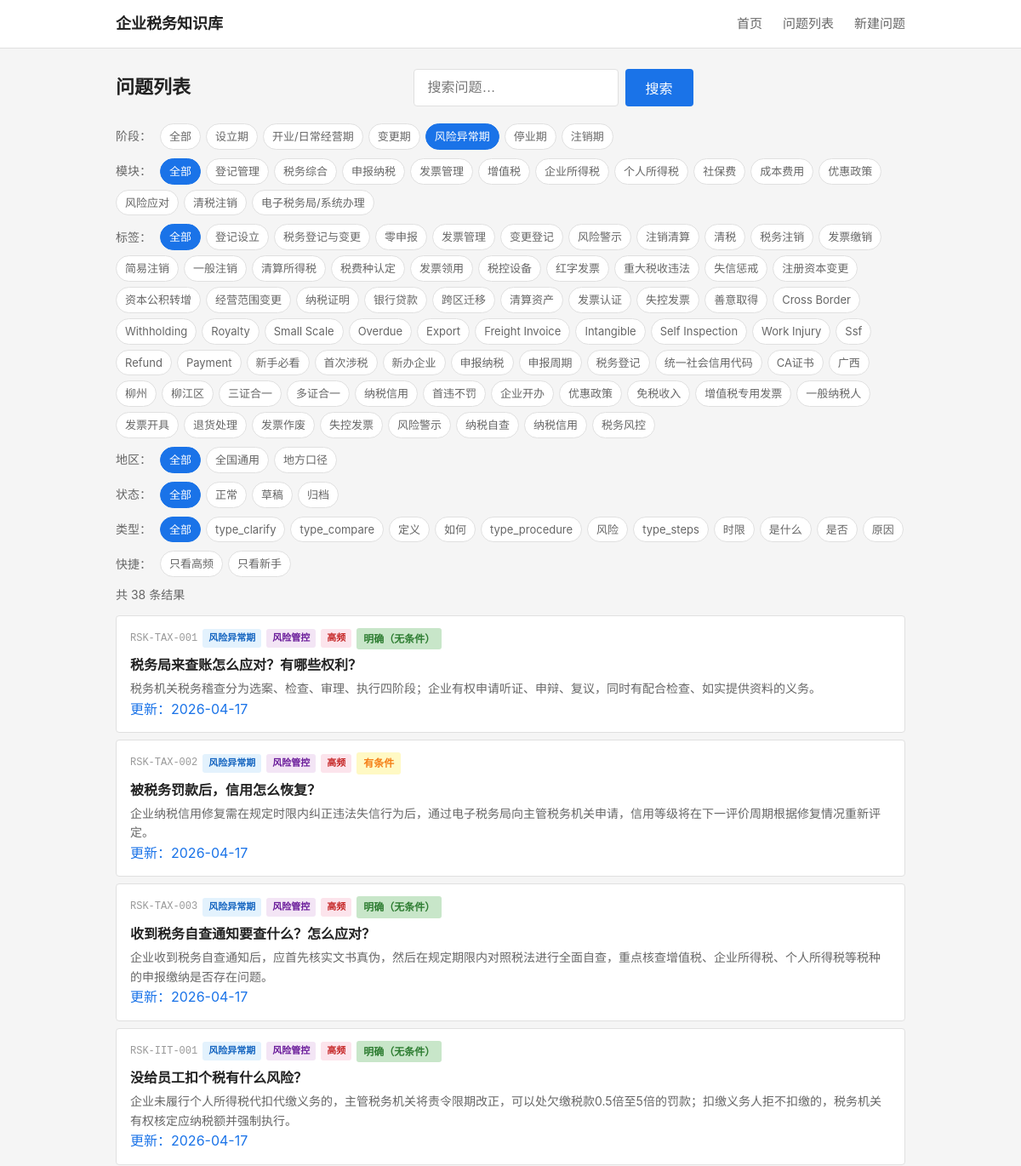
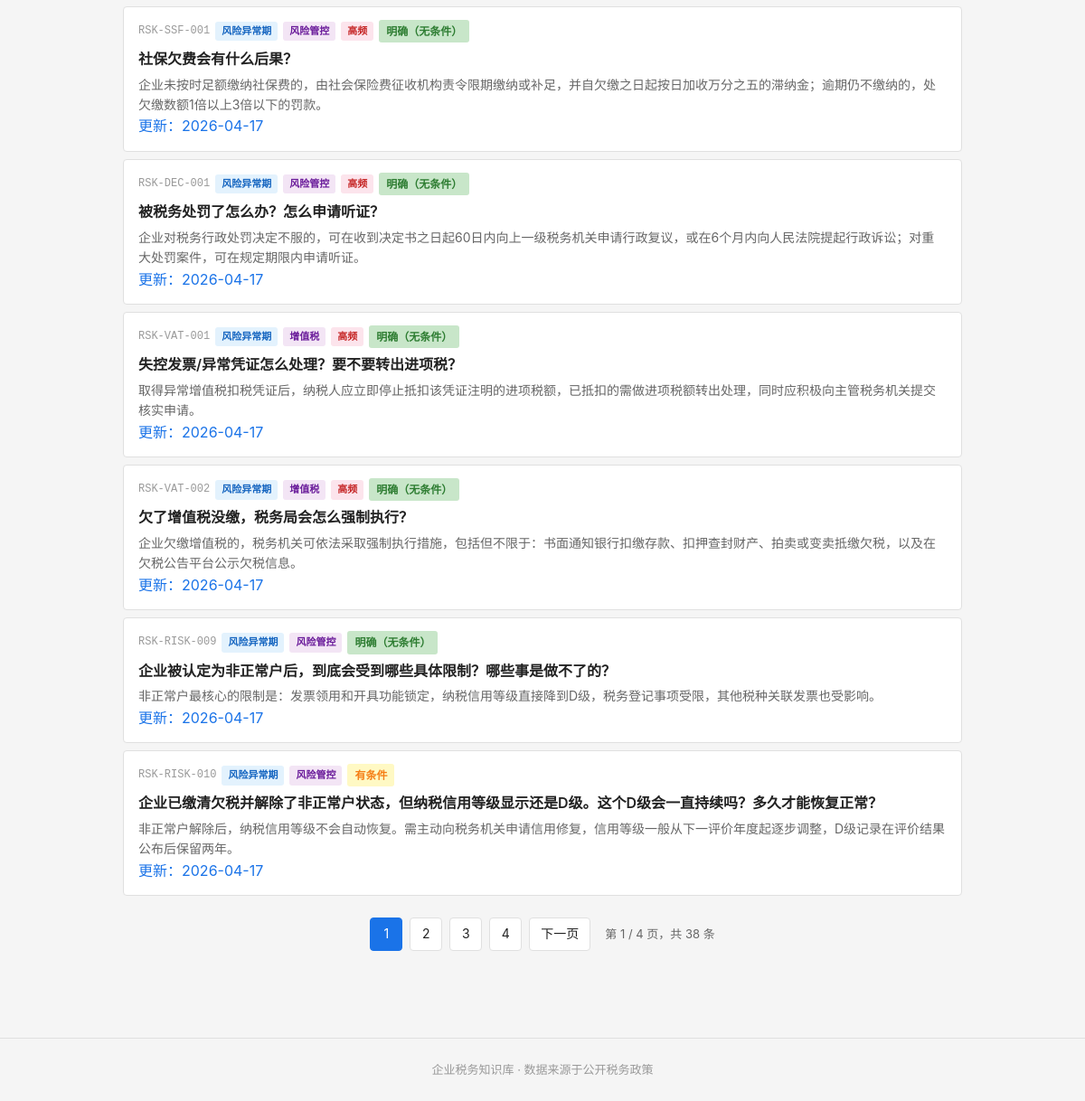
The app's page /questions?stage=RSK, older data (2 pictures, top to bottom).
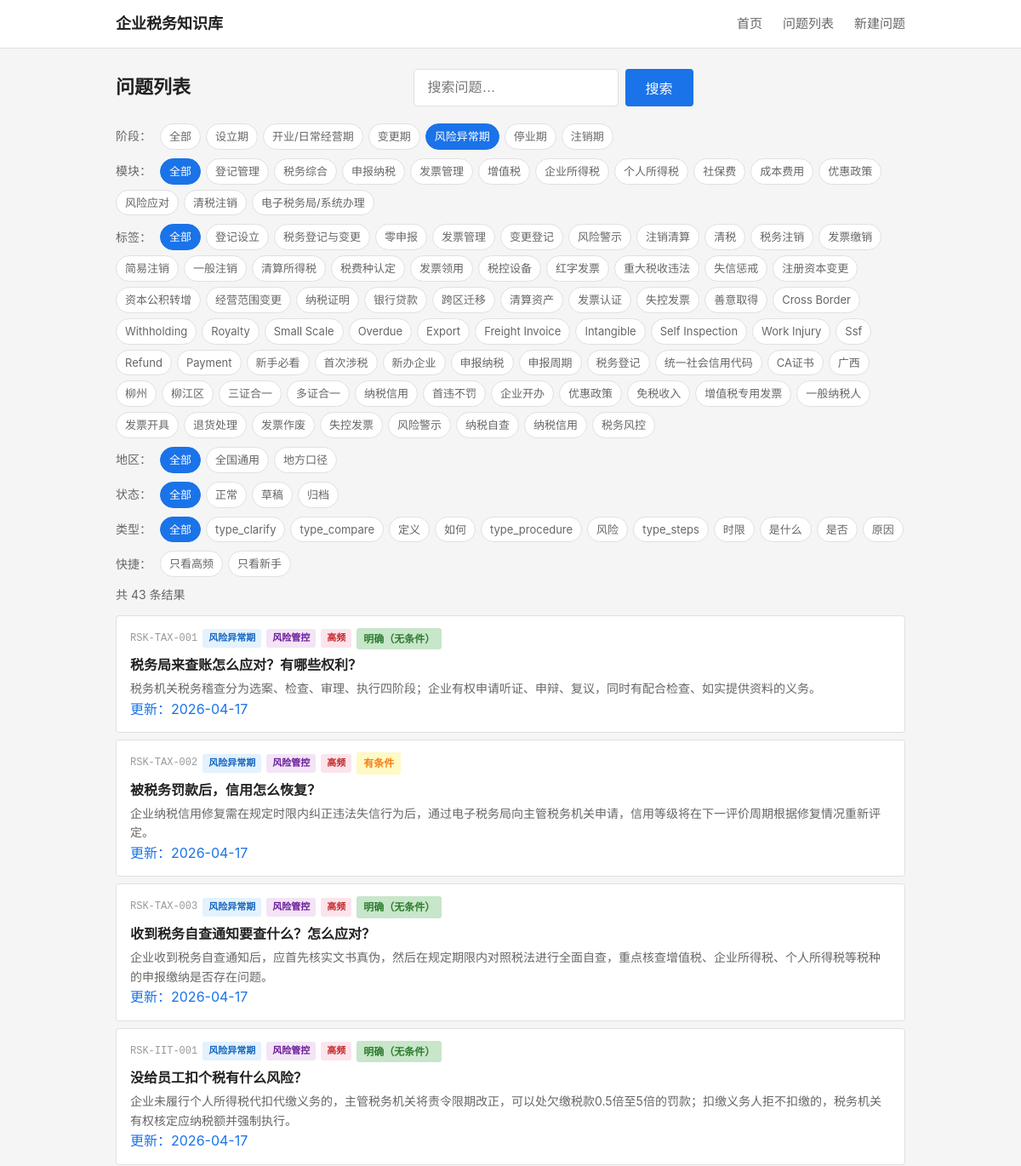
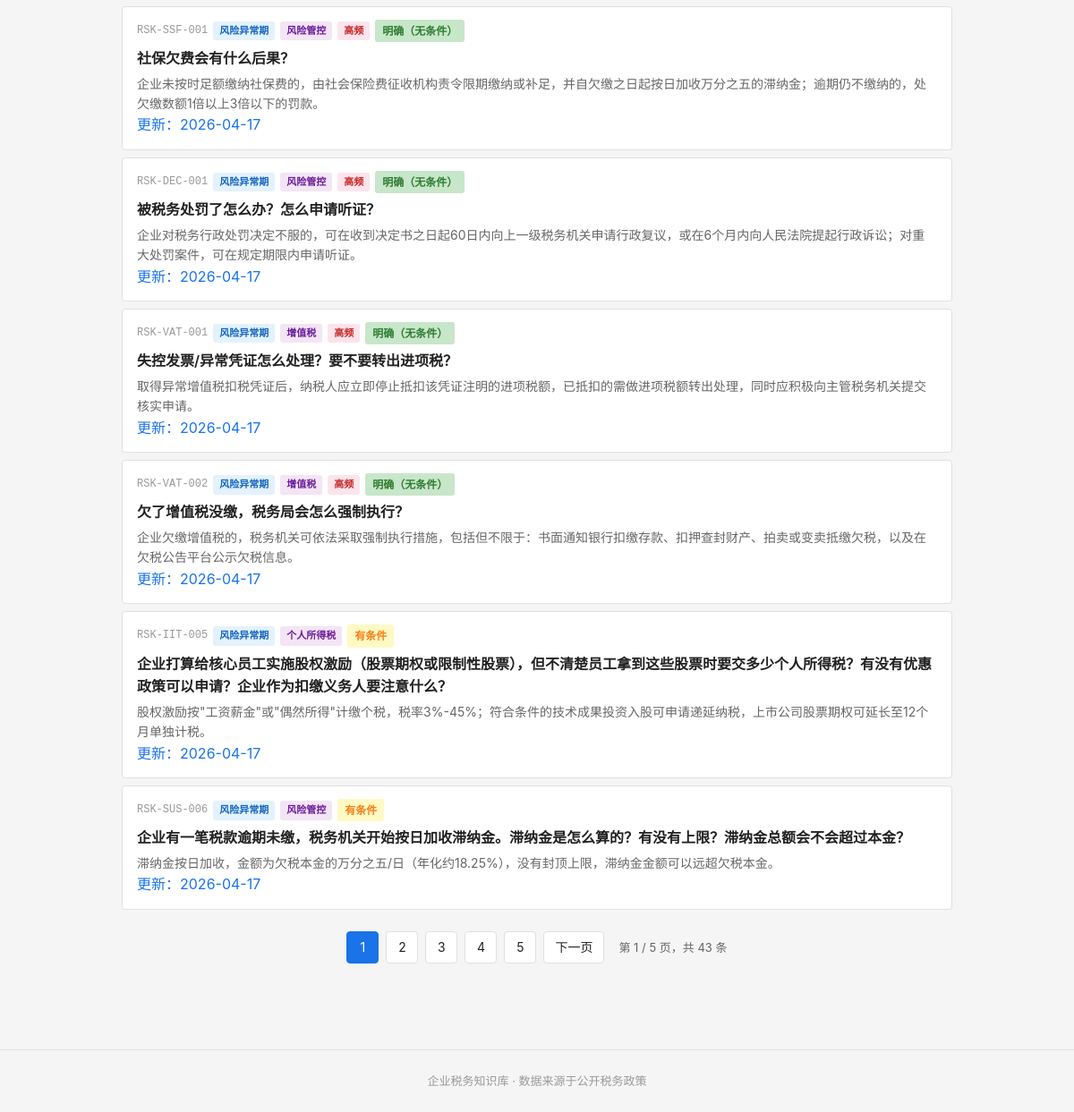
The same page, newer data (2 pictures, top to bottom).
### tables this page shows
CREATE TABLE tag_dict (
    id              INTEGER PRIMARY KEY AUTOINCREMENT,
    tag_code        TEXT NOT NULL UNIQUE,
    tag_name        TEXT NOT NULL,
    tag_category    TEXT,
    parent_id       INTEGER,
    display_order   INTEGER NOT NULL DEFAULT 1,
    status          TEXT NOT NULL DEFAULT 'active',

    FOREIGN KEY (parent_id) REFERENCES tag_dict(id) ON DELETE SET NULL
);

CREATE TABLE question_master (
    id              INTEGER PRIMARY KEY AUTOINCREMENT,
    question_code   TEXT NOT NULL UNIQUE,
    question_title  TEXT NOT NULL,
    question_plain  TEXT NOT NULL,

    -- 分类
    stage_code      TEXT NOT NULL,
    module_code     TEXT NOT NULL,
    question_type   TEXT NOT NULL,

    -- 答案
    one_line_answer TEXT NOT NULL,
    detailed_answer TEXT,
    core_definition TEXT,

    -- 条件与边界
    applicable_conditions TEXT,
    exceptions_boundary   TEXT,

    -- 实务
    practical_steps TEXT,
    risk_warning    TEXT,

    -- 适用范围
    scope_level     TEXT NOT NULL DEFAULT 'scope_national',
    local_region    TEXT,

    -- 确定性
    answer_certainty TEXT NOT NULL DEFAULT 'certain_clear',

    -- 元数据
    keywords        TEXT,
    high_frequency_flag INTEGER NOT NULL DEFAULT 0,
    newbie_flag     INTEGER NOT NULL DEFAULT 0,

    -- 版本管理
    status          TEXT NOT NULL DEFAULT 'draft',
    version_no      INTEGER NOT NULL DEFAULT 1,

    -- 审计字段
    created_at      TEXT NOT NULL DEFAULT (datetime('now')),
    updated_at      TEXT NOT NULL DEFAULT (datetime('now'))
);

### backend/app.py (the view)
    @app.route('/questions')
    def questions_list():
        from services.question_service import QuestionService
        svc = QuestionService()
        stage = request.args.get('stage')
        module = request.args.get('module')
        tag = request.args.get('tag')
        qtype = request.args.get('qtype')
        page = int(request.args.get('page', 1))
        page_size = 10
        result = svc.list_questions(
            stage=stage, module=module, tag=tag,
            page=page, page_size=page_size,
            hf=request.args.get('hf'),
            newbie=request.args.get('newbie'),
            keyword=request.args.get('keyword'),
            region=request.args.get('region'),
            status=request.args.get('status'),
            qtype=qtype
        )
        stages = svc.get_stages()
        modules = svc.get_modules()
        all_tags = svc.get_all_tags()
        business_tags = [t for t in all_tags if t['tag_category'] == 'business']
        question_types = svc.get_question_types()
        keyword = request.args.get('keyword', '')
        current_region = request.args.get('region', '')
        current_status = request.args.get('status', '')
        return render_template('questions.html',
                               stages=stages, modules=modules, all_tags=all_tags,
                               business_tags=business_tags,
                               questions=result['questions'], total=result['total'],
                               page=page, page_size=page_size,
                               current_stage=stage, current_module=module, current_tag=tag,
                               keyword=keyword,
                               current_region=current_region, current_status=current_status,
                               question_types=question_types, current_qtype=qtype)

### backend/services/question_service.py (called while the page is built)
    def _query(self, sql, params=None):
        conn = sqlite3.connect(self.db_path)
        conn.execute("PRAGMA foreign_keys = ON")
        conn.row_factory = sqlite3.Row
        cur = conn.cursor()
        if params:
            cur.execute(sql, params)
        else:
            cur.execute(sql)
        rows = cur.fetchall()
        conn.close()
        return [dict(r) for r in rows]

    def _query_one(self, sql, params=None):
        rows = self._query(sql, params)
        return rows[0] if rows else None

    def get_stages(self):
        return self._query("""
            SELECT tag_code, tag_name
            FROM tag_dict
            WHERE tag_category = 'stage'
            ORDER BY display_order
        """)

    def get_modules(self):
        return self._query("""
            SELECT tag_code, tag_name
            FROM tag_dict
            WHERE tag_category = 'module'
            ORDER BY display_order
        """)

    def get_all_tags(self):
        return self._query("""
            SELECT tag_code, tag_name, tag_category
            FROM tag_dict
            WHERE status = 'active'
            ORDER BY tag_category, display_order
        """)

### frontend/templates/questions.html (shortened to what the changed rows need)
{% extends "base.html" %}
{% macro certainty_label(code) %}
    {% if code == 'certain_clear' %}<span class="certainty-tag clear">明确（无条件）</span>
    {% elif code == 'certain_conditional' %}<span class="certainty-tag condition">有条件</span>
    {% elif code == 'certain_dispute' %}<span class="certainty-tag dispute">有争议</span>
    {% elif code == 'certain_practice' %}<span class="certainty-tag practice">实务做法</span>
    {% else %}<span class="certainty-tag">{{ code }}</span>{% endif %}
{% endmacro %}
{% macro filter_url(overrides) %}
{%- set qs = [] -%}
{%- if current_stage and 'stage' not in overrides %}{% set qs = qs + ['stage=' ~ current_stage] %}{% endif -%}
{%- if current_module and 'module' not in overrides %}{% set qs = qs + ['module=' ~ current_module] %}{% endif -%}
{%- if current_tag and 'tag' not in overrides %}{% set qs = qs + ['tag=' ~ current_tag] %}{% endif -%}
{%- if keyword and 'keyword' not in overrides %}{% set qs = qs + ['keyword=' ~ keyword] %}{% endif -%}
{%- if request.args.get('hf') and 'hf' not in overrides %}{% set qs = qs + ['hf=1'] %}{% endif -%}
{%- if request.args.get('newbie') and 'newbie' not in overrides %}{% set qs = qs + ['newbie=1'] %}{% endif -%}
{%- if current_region and 'region' not in overrides %}{% set qs = qs + ['region=' ~ current_region] %}{% endif -%}
{%- if current_status and 'status' not in overrides %}{% set qs = qs + ['status=' ~ current_status] %}{% endif -%}
{%- if current_qtype and 'qtype' not in overrides %}{% set qs = qs + ['qtype=' ~ current_qtype] %}{% endif -%}
{%- for k, v in overrides.items() %}{% if v %}{% set qs = qs + [k ~ '=' ~ v] %}{% endif %}{% endfor -%}
{{- '/questions' ~ ('?' ~ qs | join('&') if qs else '') -}}
{% endmacro %}
{% macro stage_label(code) %}
    {% if code == 'SET' %}设立期
    {% elif code == 'OPR' %}开业/日常经营期
    {% elif code == 'CHG' %}变更期
    {% elif code == 'RSK' %}风险异常期
    {% elif code == 'SUS' %}停业期
    {% elif code == 'CLS' %}注销期
    {% else %}{{ code }}{% endif %}
{% endmacro %}
{% macro module_label(code) %}
    {% if code == 'REG' %}登记管理
    {% elif code == 'DEC' %}申报纳税
    {% elif code == 'INV' %}发票管理
    {% elif code == 'VAT' %}增值税
    {% elif code == 'CIT' %}企业所得税
    {% elif code == 'IIT' %}个人所得税
    {% elif code == 'SSF' %}社保费
    {% elif code == 'FEE' %}成本费用
    {% elif code == 'PREF' %}优惠政策
    {% elif code == 'RISK' %}风险管控
    {% elif code == 'CLEAR' %}清税注销
    {% elif code == 'ETAX' %}电子税务局/系统办理
    {% else %}{{ code }}{% endif %}
{% endmacro %}
{% macro question_type_label(code) %}
    {% if code == 'type_why' %}原因
    {% elif code == 'type_whether' %}是否
    {% elif code == 'type_how' %}如何
    {% elif code == 'type_what' %}是什么
    {% elif code == 'type_define' %}定义
    {% elif code == 'type_time' %}时限
    {% elif code == 'type_risk' %}风险
    {% else %}{{ code }}{% endif %}
{% endmacro %}
{% block main %}
<div class="page-header">
    <h1>问题列表</h1>
    <form action="/questions" method="get" class="search-form">
    </form>
</div>
<div class="filters">
    <span class="filter-label">阶段：</span>
    <a href="{{ filter_url({'stage': ''}) }}" class="filter-chip {% if not current_stage %}active{% endif %}">全部</a>
    {% for s in stages %}
    <a href="{{ filter_url({'stage': s.tag_code}) }}" class="filter-chip {% if current_stage == s.tag_code %}active{% endif %}">{{ s.tag_name }}</a>
    {% endfor %}
</div>
<div class="filters">
    <span class="filter-label">模块：</span>
    <a href="{{ filter_url({'module': ''}) }}" class="filter-chip {% if not current_module %}active{% endif %}">全部</a>
    {% for m in modules %}
    <a href="{{ filter_url({'module': m.tag_code}) }}" class="filter-chip {% if current_module == m.tag_code %}active{% endif %}">{{ m.tag_name }}</a>
    {% endfor %}
</div>
{% if business_tags %}
<div class="filters">
    <span class="filter-label">标签：</span>
    <a href="{{ filter_url({'tag': ''}) }}" class="filter-chip {% if not current_tag %}active{% endif %}">全部</a>
    {% for t in business_tags %}
    <a href="{{ filter_url({'tag': t.tag_code}) }}" class="filter-chip {% if current_tag == t.tag_code %}active{% endif %}">{{ t.tag_name }}</a>
    {% endfor %}
</div>
{% endif %}
<div class="filters">
    <span class="filter-label">地区：</span>
    <a href="{{ filter_url({'region': ''}) }}" class="filter-chip {% if not current_region %}active{% endif %}">全部</a>
    <a href="{{ filter_url({'region': 'scope_national'}) }}" class="filter-chip {% if current_region == 'scope_national' %}active{% endif %}">全国通用</a>
    <a href="{{ filter_url({'region': 'scope_local'}) }}" class="filter-chip {% if current_region == 'scope_local' %}active{% endif %}">地方口径</a>
</div>
<div class="filters">
    <span class="filter-label">状态：</span>
    <a href="{{ filter_url({'status': ''}) }}" class="filter-chip {% if not current_status %}active{% endif %}">全部</a>
    <a href="{{ filter_url({'status': 'active'}) }}" class="filter-chip {% if current_status == 'active' %}active{% endif %}">正常</a>
    <a href="{{ filter_url({'status': 'draft'}) }}" class="filter-chip {% if current_status == 'draft' %}active{% endif %}">草稿</a>
    <a href="{{ filter_url({'status': 'archived'}) }}" class="filter-chip {% if current_status == 'archived' %}active{% endif %}">归档</a>
</div>
<div class="filters">
    <span class="filter-label">类型：</span>
    <a href="{{ filter_url({'qtype': ''}) }}" class="filter-chip {% if not current_qtype %}active{% endif %}">全部</a>
    {% for t in question_types %}
    <a href="{{ filter_url({'qtype': t.type_code}) }}" class="filter-chip {% if current_qtype == t.type_code %}active{% endif %}">{{ question_type_label(t.type_code) }}</a>
    {% endfor %}
</div>
<div class="filters filters-quick">
    <span class="filter-label">快捷：</span>
    <a href="{{ filter_url({'hf': '1'}) }}" class="filter-chip {% if request.args.get('hf') == '1' %}active{% endif %}">只看高频</a>
    <a href="{{ filter_url({'newbie': '1'}) }}" class="filter-chip {% if request.args.get('newbie') == '1' %}active{% endif %}">只看新手</a>
</div>
{% if questions %}
<p class="result-count">共 {{ total }} 条结果</p>
<ul class="question-list">
    {% for q in questions %}
    <li class="question-item">
        <a href="/question/{{ q.question_code }}" class="question-link">
            <div class="q-meta">
                <span class="q-code">{{ q.question_code }}</span>
                <span class="q-badge stage">{{ stage_label(q.stage_code) }}</span>
                <span class="q-badge module">{{ module_label(q.module_code) }}</span>
                {% if q.high_frequency_flag %}
                <span class="q-badge hf">高频</span>
                {% endif %}
                {{ certainty_label(q.answer_certainty) }}
            </div>
            {% if keyword %}
            <div class="q-title">{{ q.question_plain | replace(keyword, '<mark>' ~ keyword ~ '</mark>') | safe }}</div>
            <div class="q-answer">{{ q.one_line_answer | replace(keyword, '<mark>' ~ keyword ~ '</mark>') | safe }}</div>
            {% else %}
            <div class="q-title">{{ q.question_plain }}</div>
            <div class="q-answer">{{ q.one_line_answer }}</div>
            {% endif %}
            {% if q.updated_at %}<div class="q-updated">更新：{{ q.updated_at[:10] }}</div>{% endif %}
        </a>
    </li>
    {% endfor %}
</ul>
{% if total > page_size %}
{% set total_pages = ((total - 1) // page_size) + 1 %}
{% set base_url = '/questions?' ~ 'stage=' ~ (current_stage or '') ~ '&module=' ~ (current_module or '') ~ '&tag=' ~ (current_tag or '') ~ '&keyword=' ~ keyword ~ '&region=' ~ current_region ~ '&status=' ~ current_status ~ '&qtype=' ~ (current_qtype or '') %}
<div class="pagination">
    {% set start = [1, page - 3] | max %}
    {% set end = [total_pages, page + 3] | min %}
    {% for p in range(start, end + 1) %}
    <a href="{{ base_url }}&page={{ p }}" class="page-btn page-num {% if p == page %}active{% endif %}">{{ p }}</a>
    {% endfor %}
    {% if end < total_pages %}
    <a href="{{ base_url }}&page={{ total_pages }}" class="page-btn page-num">{{ total_pages }}</a>
    {% endif %}
    {% if page * page_size < total %}
    <a href="{{ base_url }}&page={{ page+1 }}" class="page-btn">下一页</a>
    {% endif %}
    <span class="page-info">第 {{ page }} / {{ total_pages }} 页，共 {{ total }} 条</span>
</div>
{% endif %}
{% else %}
<p class="empty-state">没有找到符合条件的問題。</p>
{% endif %}
{% endblock %}

Row changes from the older to the newer data that the page shows:
no longer on this page (row unchanged): question_master: question_code "RSK-RISK-009", stage_code "风险异常期", module_code "风险管控", answer_certainty "明确（无条件）", question_plain "企业被认定为非正常户后，到底会受到哪些具体限制？哪些事是做不了的？", one_line_answer "非正常户最核心的限制是：发票领用和开具功能锁定，纳税信用等级直接降到D级，税务登记事项受限，其他税种关联发票也受影响。", updated_at "2026-04-17"
no longer on this page (row unchanged): question_master: question_code "RSK-RISK-010", stage_code "风险异常期", module_code "风险管控", shows "有条件", question_plain "企业已缴清欠税并解除了非正常户状态，但纳税信用等级显示还是D级。这个D级会一直持续吗？多久才能恢复正常？", one_line_answer "非正常户解除后，纳税信用等级不会自动恢复。需主动向税务机关申请信用修复，信用等级一般从下一评价年度起逐步调整，D级记录在评价结果公布后保留两年。", updated_at "2026-04-17"
added question_master: question_code "RSK-IIT-005", stage_code "风险异常期", module_code "个人所得税", shows "有条件", question_plain "企业打算给核心员工实施股权激励（股票期权或限制性股票），但不清楚员工拿到这些股票时要交多少个人所得税？有没有优惠政策可以申请？企业作为扣缴义务人要注意什么？", one_line_answer "股权激励按\"工资薪金\"或\"偶然所得\"计缴个税，税率3%-45%；符合条件的技术成果投资入股可申请递延纳税，上市公司股票期权可延长至12个月单独计税。", updated_at "2026-04-17"
added question_master: question_code "RSK-SUS-006", stage_code "风险异常期", module_code "风险管控", shows "有条件", question_plain "企业有一笔税款逾期未缴，税务机关开始按日加收滞纳金。滞纳金是怎么算的？有没有上限？滞纳金总额会不会超过本金？", one_line_answer "滞纳金按日加收，金额为欠税本金的万分之五/日（年化约18.25%），没有封顶上限，滞纳金金额可以远超欠税本金。", updated_at "2026-04-17"
Text that changed along with them:
{{ total }}: "38" → "43"
{{ total_pages }}: (not shown) → "5"
{{ total_pages }}: "4" → "5"
